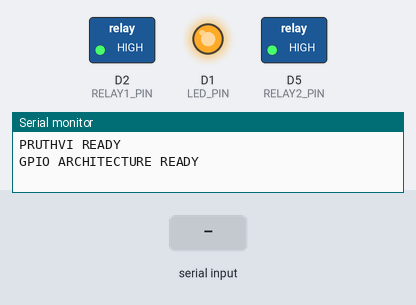
This sketch was run on a simulated ESP8266 (NodeMCU). Shown: switched loads named in the sketch (green lamp = pin HIGH), output pins drawn as LEDs (lit = HIGH), the last lines printed to the serial monitor. Inputs (shaded band) come from the test bench.

Above: at 2.2 s.
2.3 s: "LED_ON\n" received over Serial
At 3.0 s:
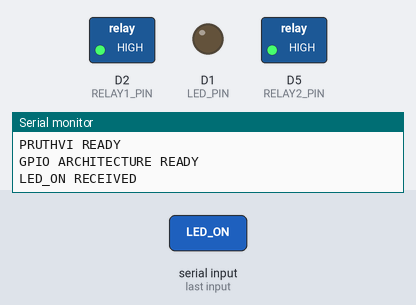
3.8 s: "RELAY1_ON\n" received over Serial
At 4.2 s:
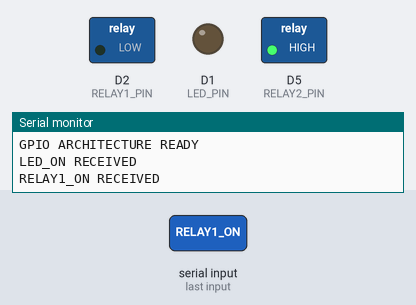
5.3 s: "LED_OFF\n" received over Serial
At 6.5 s:
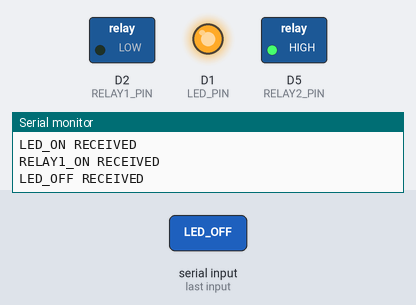
6.8 s: "RELAY2_ON\n" received over Serial
At 7.7 s:
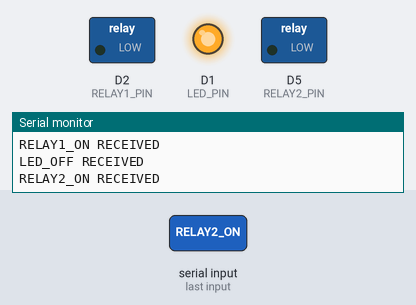
8.3 s: "RELAY1_OFF\n" received over Serial
At 8.8 s:
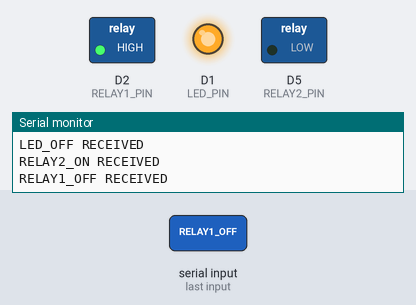
9.8 s: "RELAY2_OFF\n" received over Serial
At 11.1 s:
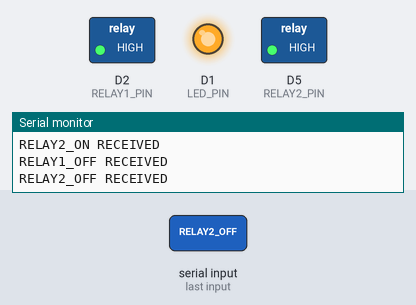
Timing chart, 0 to 12.3 s (numbered marks = the images above; inputs shaded):
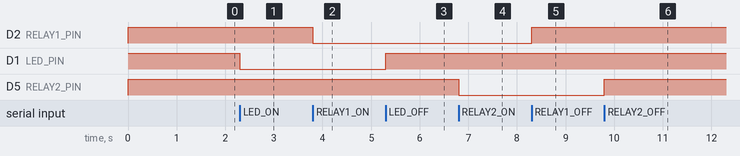

The sketch:

serial_test.ino
```cpp
// ==========================================
// PRUTHVI HOME AUTOMATION
// ESP8266 GPIO CONTROL ARCHITECTURE
// ==========================================

// GPIO mapping
const int LED_PIN    = D1;   // GPIO5
const int RELAY1_PIN = D2;   // GPIO4
const int RELAY2_PIN = D5;   // GPIO14

// For now we use HIGH = ON.
// Relay modules may require LOW = ON.
// We will adjust after identifying the module.
const int DEVICE_ON  = LOW;
const int DEVICE_OFF = HIGH;


// ------------------------------------------
// Device control functions
// ------------------------------------------

void ledOn()
{
  digitalWrite(LED_PIN, DEVICE_ON);
}

void ledOff()
{
  digitalWrite(LED_PIN, DEVICE_OFF);
}

void relay1On()
{
  digitalWrite(RELAY1_PIN, DEVICE_ON);
}

void relay1Off()
{
  digitalWrite(RELAY1_PIN, DEVICE_OFF);
}

void relay2On()
{
  digitalWrite(RELAY2_PIN, DEVICE_ON);
}

void relay2Off()
{
  digitalWrite(RELAY2_PIN, DEVICE_OFF);
}


// ------------------------------------------
// Setup
// ------------------------------------------

void setup()
{
  // Configure GPIO pins
  pinMode(LED_PIN, OUTPUT);
  pinMode(RELAY1_PIN, OUTPUT);
  pinMode(RELAY2_PIN, OUTPUT);

  // Safe startup state
  ledOff();
  relay1Off();
  relay2Off();

  Serial.begin(115200);

  delay(1000);

  Serial.println("PRUTHVI READY");
  Serial.println("GPIO ARCHITECTURE READY");
}


// ------------------------------------------
// Serial command processing
// ------------------------------------------

void loop()
{
  if (Serial.available())
  {
    String command = Serial.readStringUntil('\n');

    command.trim();

    // LED
    if (command == "LED_ON")
    {
      ledOn();
      Serial.println("LED_ON RECEIVED");
    }
    else if (command == "LED_OFF")
    {
      ledOff();
      Serial.println("LED_OFF RECEIVED");
    }

    // Relay 1
    else if (command == "RELAY1_ON")
    {
      relay1On();
      Serial.println("RELAY1_ON RECEIVED");
    }
    else if (command == "RELAY1_OFF")
    {
      relay1Off();
      Serial.println("RELAY1_OFF RECEIVED");
    }

    // Relay 2
    else if (command == "RELAY2_ON")
    {
      relay2On();
      Serial.println("RELAY2_ON RECEIVED");
    }
    else if (command == "RELAY2_OFF")
    {
      relay2Off();
      Serial.println("RELAY2_OFF RECEIVED");
    }

    // Unknown command
    else
    {
      Serial.println("UNKNOWN COMMAND");
    }
  }
}
```

Measured:
- after the input at 2.3 s, D1 (LED_PIN): HIGH → LOW at once
- after the input at 3.8 s, D2 (RELAY1_PIN): HIGH → LOW at once
- after the input at 5.3 s, D1 (LED_PIN): LOW → HIGH at once
- after the input at 6.8 s, D5 (RELAY2_PIN): HIGH → LOW at once
- after the input at 8.3 s, D2 (RELAY1_PIN): LOW → HIGH at once
- after the input at 9.8 s, D5 (RELAY2_PIN): LOW → HIGH at once
